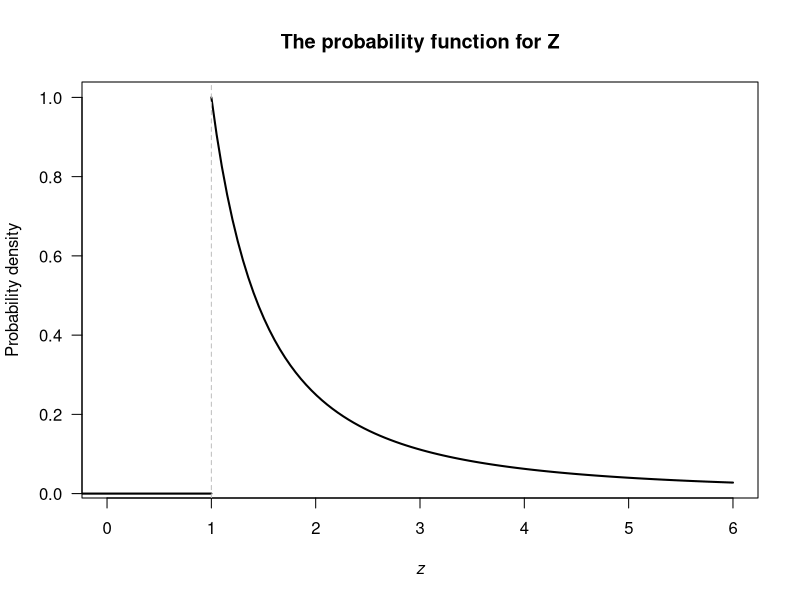
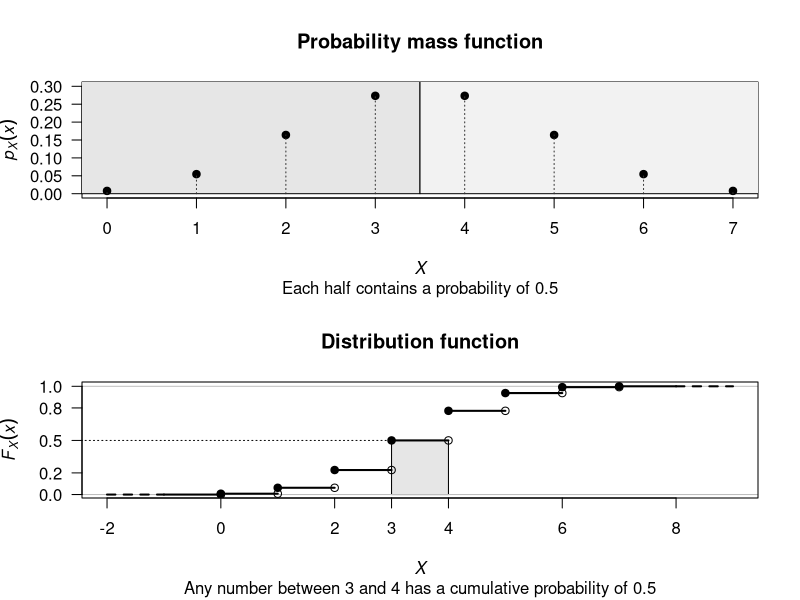
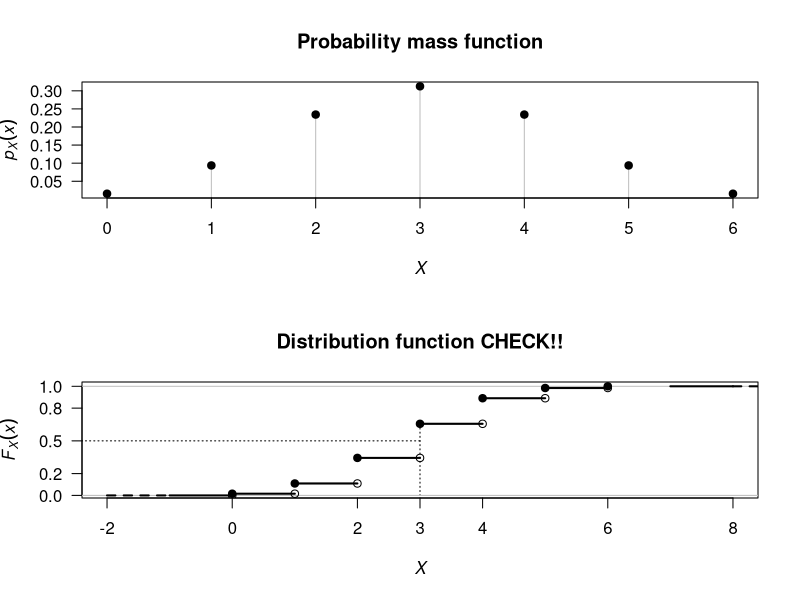
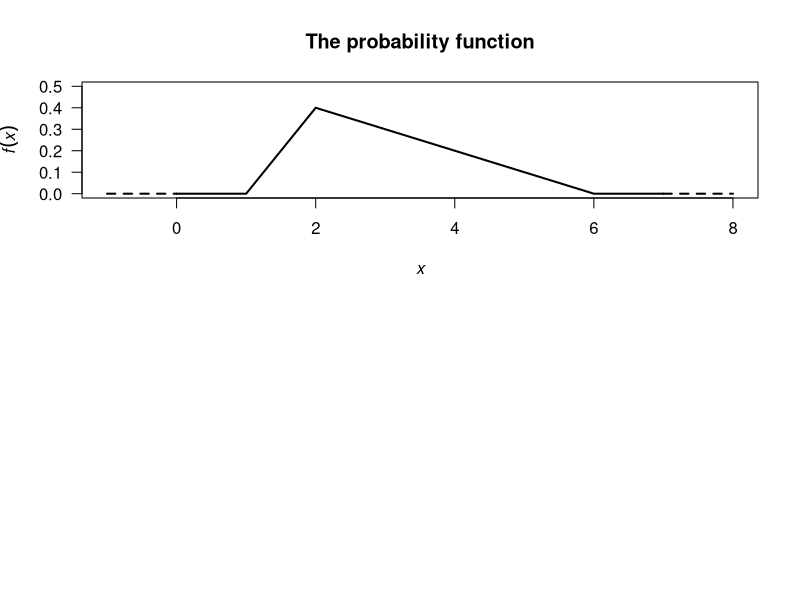

Here is the R script that generated these plots, in order:
## ---- chunk 1
z <- seq(1, 6, 
         length = 100)
plot(x = z,
     y = z^(-2),
     type = "l",
     lwd = 2,
     xlim = c(0, 6),
     las = 1,
     xlab = expression( italic(z)),
     ylab = "Probability density",
     main = "The probability function for Z")
lines( x = c(-1, 1),
       y = c(0, 0),
       lwd = 2)
abline(v = 1,
       lwd = 1,
       col = "grey",
       lty = 2)
## ---- chunk 2
eg1Table <- array( dim = c(2, 8))

eg1Table[1, ] <- 0:7
eg1Table[2, ] <- paste0(c("1", "7", "21", "35", "35", "21", "7", "1"), 
                        "/128")

rownames(eg1Table) <- c("$x$",
                        "$\\Pr(X = x)$")
knitr::kable(eg1Table,
             caption = "A probability distribution")
## ---- chunk 3
par( mfrow = c(2, 1))

x <- 0:7
fx <- c(1, 7, 21, 35, 35, 21, 7, 1) / 128

plot(x = x,
     y = fx,
     las = 1,
     lty = 3,
     ylim = c(0, 0.30 ),
     type = "h",
     col = "grey",
     sub = "Each half contains a probability of 0.5",
     xlab = expression( italic(X) ),
     ylab = expression(
       paste(italic(p)[italic(X)](italic(x)))
     ),
     main = "Probability mass function")
polygon( x = c(-10, -10, 3.5, 3.5),
         y = c(0, 1, 1, 0),
         col = gray(0.9) )

polygon( x = c(3.5, 3.5,10, 10),
         y = c(0, 1, 1, 0),
         col = gray(0.95) )

points( x = x,
        y = fx,
        pch = 19)
points(x = x,
     y = fx,
     type = "h",
     lty = 3,
     col = grey(0.2))



plot( x = x,
      y = cumsum(fx),
      las = 1,
      axes = FALSE,
      xlim = c(-2, 9),
      xlab = expression( italic(X) ),
      ylab = expression(
       paste(italic(F)[italic(X)](italic(x)))
      ),
      main = "Distribution function",
      sub = "Any number between 3 and 4 has a cumulative probability of 0.5",
      type = "n")
polygon( x = c(3, 3, 4, 4),
         y = c(0, 0.5, 0.5, 0),
         col = gray(0.9))
abline( h = c(0, 1),
        col = "grey")
axis(side = 1,
     at = c(-2, 0, 2, 3, 4, 6, 8))
axis(side = 2,
     at = c(0, 0.2, 0.5, 0.8, 1),
     las = 1)
box()
points( x = x,
        y = cumsum(fx),
        pch = 19)
points( x = x[2: length(x)],
        y = cumsum(fx)[1:(length(x) - 1)],
        pch = 1)

for (i in (1 : (length(x) - 1)) ){
   lines( x = x[i:(i + 1)],
          y = c(cumsum(fx)[i],
                cumsum(fx)[i]),
          lwd = 2)
}

# Now add edge cases
lines( x = c(-1, 0),
       y = c(0, 0),
      lwd = 2)
lines(x = c(-2, -1),
      y = c(0, 0),
      lty = 2,
      lwd = 2)
points(0, 0, 
       pch = 1)
lines(x = c(7, 8),
      y = c(1, 1),
      lwd = 2)
lines(x = c(8, 9),
      y = c(1, 1),
      lty = 2,
      lwd = 2)

lines( x = c(-10, 3),
       y = c(0.5, 0.5),
       lty = 3)
## ---- chunk 4
eg2Table <- array( dim = c(2, 7))

eg2Table[1, ] <- 0:6
eg2Table[2, ] <- paste0(c("1", "6", "15", "20", "15", "6", "1"), 
                        "/64")

rownames(eg2Table) <- c("$x$",
                        "$\\Pr(X = x)$")
knitr::kable(eg2Table,
             caption = "A probability distribution")
## ---- chunk 5
par( mfrow = c(2, 1))

x <- 0:6
fx <- c(1, 6, 15, 20, 15, 6, 1) / 64

plot(x = x,
     y = fx,
     las = 1,
     type = "h",
     col = "grey",
     xlab = expression(italic(X)),
     ylab = expression(
       paste(italic(p)[italic(X)](italic(x)))
       ),
     main = "Probability mass function")
points( x = x,
        y = fx,
        pch = 19)




plot( x = x,
      y = cumsum(fx),
      las = 1,
      xlim = c(-2, 8),
      axes = FALSE,
      xlab = expression(italic(X)),
      ylab = expression(
       paste(italic(F)[italic(X)](italic(x)))
       ),
      main = "Distribution function CHECK!!",
      type = "n")
axis(side = 1,
     at = c(-2, 0, 2, 3, 4, 6, 8))
axis(side = 2,
     at = c(0, 0.2, 0.5, 0.8, 1),
     las = 1)
box()
#polygon( x = c(2.75, 2.75, 3.25, 3.25),
#         y = c(22/64, 42/64, 42/64, 22/64),
#         col = grey(0.9),
#         border = NA) # Omits borders
lines( x = c(-10, 3),
       y = c(0.5, 0.5),
       lty = 3)
lines( x = c(3, 3),
       y = c(42/64, 0),
       lty = 3)

abline( h = c(0, 1),
        col = "grey")
points( x = x,
        y = cumsum(fx),
        pch = 19)
points( x = x[2: length(x)],
        y = cumsum(fx)[1:(length(x) - 1)],
        pch = 1)

for (i in (1 : (length(x) - 1)) ){
   lines( x = x[i:(i + 1)],
          y = c(cumsum(fx)[i],
                cumsum(fx)[i]),
          lwd = 2)
}

# Now add edge cases
lines( x = c(-1, 0),
       y = c(0, 0),
      lwd = 2)
lines(x = c(-2, -1),
      y = c(0, 0),
      lty = 2,
      lwd = 2)
points(0, 0, 
       pch = 1)
lines(x = c(7, 8),
      y = c(1, 1),
      lwd = 2)
lines(x = c(8, 9),
      y = c(1, 1),
      lty = 2,
      lwd = 2)

## ---- chunk 6
plot( x = c(-1, 8),
      y = c(0, 0.5),
      type = "n",
      las = 1,
      main = "The probability function",
      xlab = expression(italic(x)),
      ylab = expression(italic(f)(italic(x))) )
lines( x = c(0, 1, 2, 6, 7),
       y = c(0, 0, 0.4, 0, 0),
       lwd = 2)
lines( x = c(-1, 0),
       y = c(0, 0),
       lwd = 2,
       lty = 2)
lines( x = c(7, 8),
       y = c(0, 0),
       lwd = 2,
       lty = 2)

